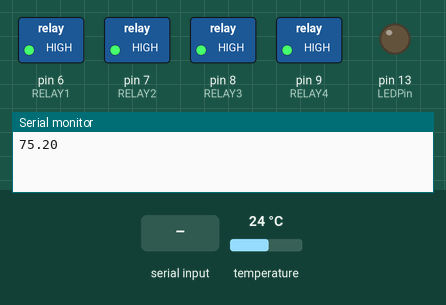
A sketch run on a simulated Arduino Uno, built with avr-gcc and run on an emulated ATmega328P. Shown: switched loads named in the sketch (green lamp = pin HIGH), output pins drawn as LEDs (lit = HIGH), the last lines printed to the serial monitor. The inputs (shaded band) are chosen by the test bench; at power-on: temperature 24 °C.

Above: at 1.2 s.
1.3 s: "1" received over Serial
At 2.7 s:
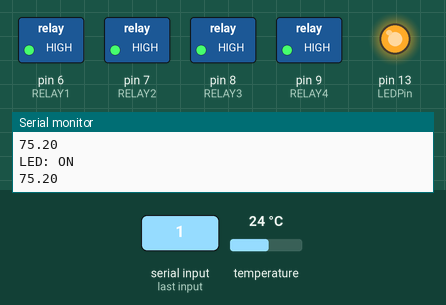
3.0 s: "A" received over Serial
At 3.9 s:
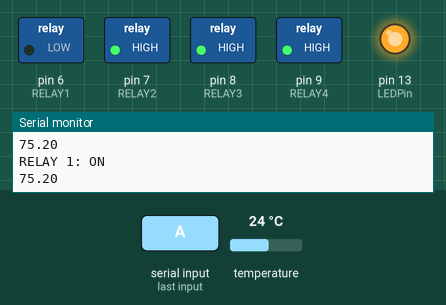
4.5 s: "0" received over Serial
At 4.9 s:
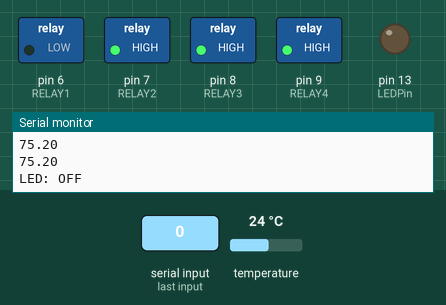
6.1 s: "B" received over Serial
At 7.1 s:
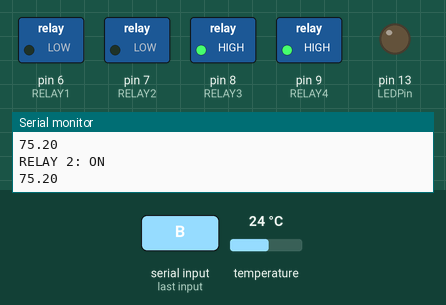
7.6 s: "a" received over Serial
At 8.2 s:
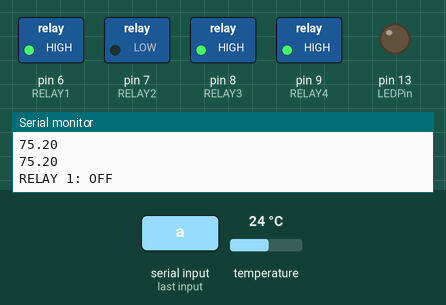
9.1 s: "C" received over Serial
At 10.4 s:
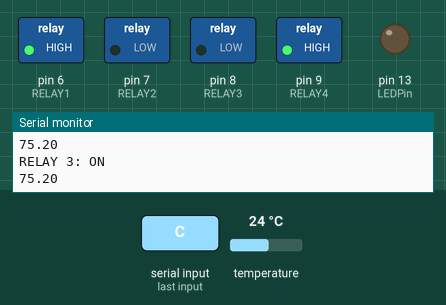
Timing chart, 0 to 11.6 s (numbered marks = the images above; inputs shaded):
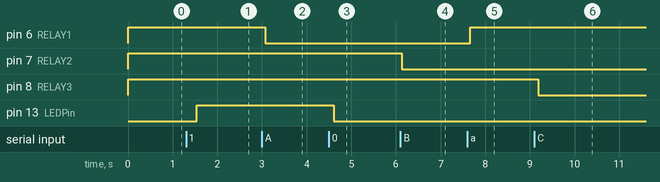

The sketch:

test2.ino
```cpp
#include <OneWire.h>
#include <DallasTemperature.h>

# define ONE_WIRE_BUS 11

OneWire oneWire(ONE_WIRE_BUS);

DallasTemperature sensors(&oneWire);

int LEDPin = 13;
int RELAY1 = 6;
int RELAY2 = 7;
int RELAY3 = 8;
int RELAY4 = 9;
char serialIn;
int LEDcurr = 0;
int tempCount = 0;
int flag = 0;
void setup() {
  // put your setup code here, to run once:
  pinMode(LEDPin, OUTPUT);
  pinMode(RELAY1, OUTPUT);
  pinMode(RELAY2, OUTPUT);
  pinMode(RELAY3, OUTPUT);
  pinMode(RELAY4, OUTPUT);
  digitalWrite(LEDPin, LOW);
  digitalWrite(RELAY1, HIGH);
  digitalWrite(RELAY2, HIGH);
  digitalWrite(RELAY3, HIGH);
  digitalWrite(RELAY4, HIGH);
  Serial.begin(9600);
  sensors.begin();
}

void loop() {
  // put your main code here, to run repeatedly:
  if(Serial.available() > 0) {
    serialIn = Serial.read();
    flag = 0;
  }
  if (serialIn == '0') {
    digitalWrite(LEDPin, LOW);
    printToConsole("LED: OFF");
  } else if (serialIn == '1') {
    digitalWrite(LEDPin, HIGH);
    printToConsole("LED: ON");
  } else if (serialIn == 'a') {
    digitalWrite(RELAY1, HIGH);
    printToConsole("RELAY 1: OFF");
  } else if (serialIn == 'A') {
    digitalWrite(RELAY1, LOW);
    printToConsole("RELAY 1: ON");
  } else if (serialIn == 'b') {
    digitalWrite(RELAY2, HIGH);
    printToConsole("RELAY 2: OFF");
  } else if (serialIn == 'B') {
    digitalWrite(RELAY2, LOW);
    printToConsole("RELAY 2: ON");
  } else if (serialIn == 'c') {
    digitalWrite(RELAY3, HIGH);
    printToConsole("RELAY 3: OFF");
  } else if (serialIn == 'C') {
    digitalWrite(RELAY3, LOW);
    printToConsole("RELAY 3: ON");
  } else if (serialIn == 'd') {
    digitalWrite(RELAY4, HIGH);
    printToConsole("RELAY 4: OFF");
  } else if (serialIn == 'D') {
    digitalWrite(RELAY4, LOW);
    printToConsole("RELAY 2: ON");
  }
  printTemp();
}

void printToConsole(String msg) {
  if (flag == 0) {
    Serial.println(msg);
    flag = 1;
  }
}

void printTemp() {
  if (tempCount % 10 == 0) {
    sensors.requestTemperatures();
    Serial.println(sensors.getTempFByIndex(0));
  }
}
```

Measured:
- after the input at 1.3 s, pin 13 (LEDPin): LOW → HIGH after 0.24 s
- after the input at 3.0 s, pin 6 (RELAY1): HIGH → LOW after 0.07 s
- after the input at 4.5 s, pin 13 (LEDPin): HIGH → LOW after 0.10 s
- after the input at 6.1 s, pin 7 (RELAY2): HIGH → LOW at once
- after the input at 7.6 s, pin 6 (RELAY1): LOW → HIGH after 0.06 s
- after the input at 9.1 s, pin 8 (RELAY3): HIGH → LOW after 0.09 s
